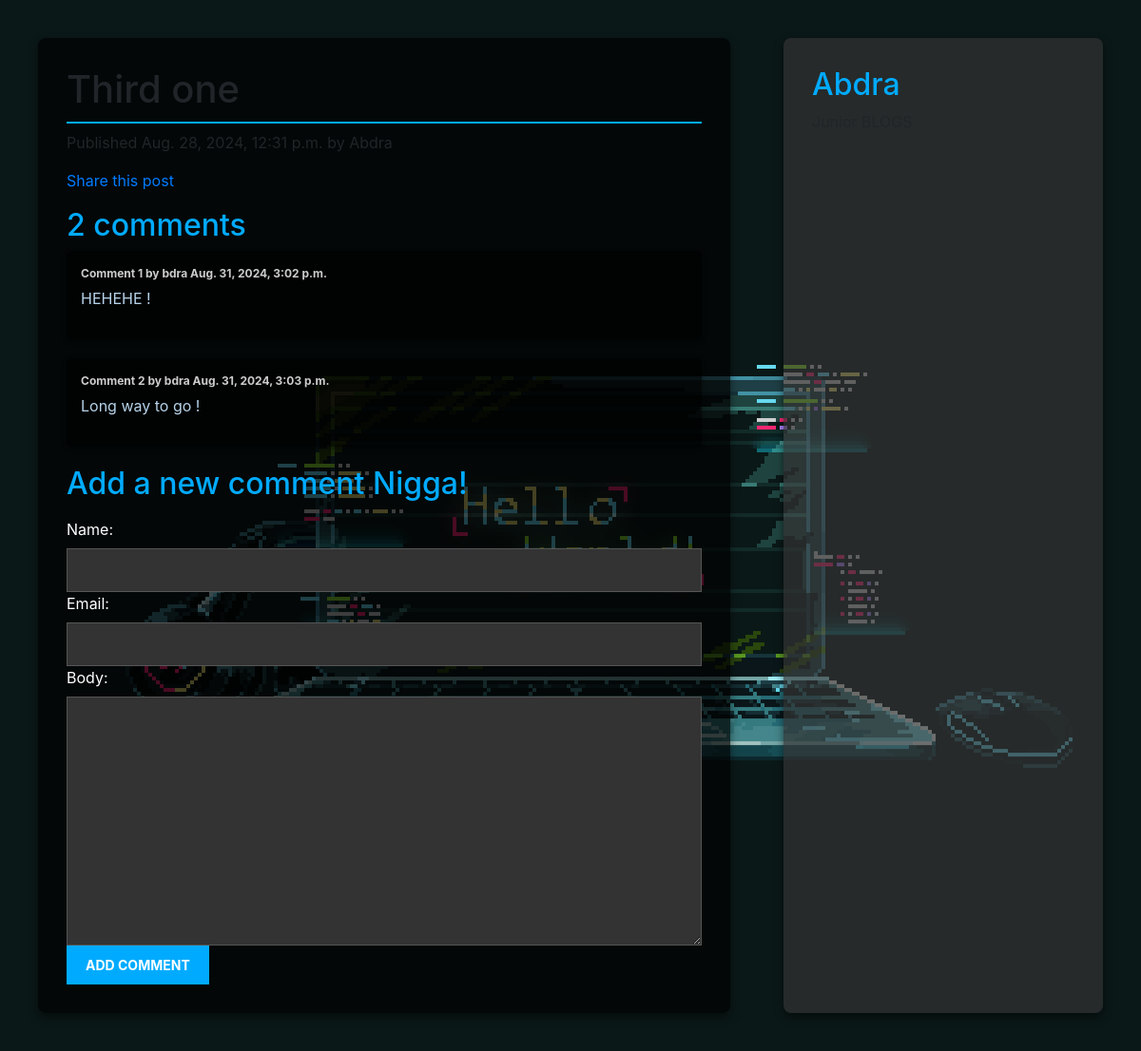
/2024/8/28/third-one/, run on the app's committed database.
### blog/models.py (models this page shows, shortened)
class Post(models.Model):
    objects = models.Manager()
    published = PublishedManager()
    class Status(models.TextChoices):
       DRAFT = "DF", "Draft"
       PUBLISHED = "PB", "Published"
    title = models.CharField(max_length=250)
    slug = models.CharField(max_length=250,
                            unique_for_date='publish')
    body = models.TextField()
    publish = models.DateTimeField(default=timezone.now)
    created = models.DateTimeField(auto_now_add=True)
    updated = models.DateTimeField(auto_now=True)
    status = models.CharField(max_length=2,
                             choices=Status.choices,
                             default=Status.DRAFT)
    author = models.ForeignKey(User,
                               on_delete=models.CASCADE,
                               related_name='blog_posts')
    class Meta:
     ordering = ['-publish']
     indexes =[
        models.Index(fields=['-publish']),
    ]

class Comment(models.Model):
   post = models.ForeignKey(Post,
                            on_delete=models.CASCADE,
                            related_name='comments')
   name = models.CharField(max_length=80)
   email = models.EmailField()
   body = models.TextField()
   created = models.DateTimeField(auto_now_add=True)
   updated = models.DateTimeField(auto_now=True)
   active = models.BooleanField(default=True)

### blog/views.py (the view)
def post_detail(request, year, month, day, post):
    post = get_object_or_404(Post,
                             status=Post.Status.PUBLISHED,
                             slug=post,
                             publish__year=year,
                             publish__month=month,
                             publish__day=day)
    comments = post.comments.filter(active=True)
    form = CommentForm()
    return render(request,
            'blog/post/detail.html',
            {'post': post,
             'comments' : comments,
             'form' : form})

### blog/forms.py
class CommentForm(forms.ModelForm):
    class Meta:
        model = Comment
        fields = ['name', 'email', 'body']

### blog/templates/blog/post/detail.html (shortened to what this page needs)
{% extends "blog/base.html" %}
{%block content %}
  <h1>
  {{ post.title }}
  </h1>
<div class="post-content">
    Published {{ post.publish }} by {{ post.author }}
</div>
<p>
  <a href="{% url "blog:post_share" post.id %}">
    Share this post
  </a>
</p>
{% with comments.count as total_comments %}
<h2>
  {{ total_comments }} comment{{ total_comments|pluralize }}
</h2>
{% endwith %}
{% for comment in comments %}
<div style="color: rgb(183, 211, 234);">
 <div class="comment">
 <p class="info">
  Comment {{ forloop.counter }} by {{ comment.name }}
    {{ comment.created }}</p>
    {{ comment.body|linebreaks }}
 </div>
 </div>
 {% empty %}
 <p>There are no comments.</p>
 {% endfor %}
 {% include "blog/post/includes/comment_form.html" %}
{% endblock %}

### blog/static/blog/css/style.css (style rules this page uses)
a { color: #00abff; text-decoration: none; }
h1 { font-weight: normal; border-bottom: 2px solid #00abff; padding: 0 0 10px 0; }
h2 { font-weight: normal; margin: 30px 0 0; color: #00abff; }
label { float: left; clear: both; color: #ffffff; margin-bottom: 4px; }
input, textarea { clear: both; float: left; margin: 0 0 10px; background: #333333; border: 1px solid #555555; color: #9d0e0e; padding: 10px; font-size: 14px; width: 100%; }
.comment { padding: 15px; background: rgba(0, 0, 0, 0.6); border-radius: 5px; margin-bottom: 20px; box-shadow: 0 2px 5px rgba(0, 0, 0, 0.4); }
.comment .info { font-weight: bold; font-size: 12px; color: #cccccc; margin-bottom: 5px; }

### data on the page
Post: title "Third one", publish "Aug. 28, 2024, 12:31 p.m.", author "Abdra"
Comment: name "bdra", created "Aug. 31, 2024, 3:02 p.m.", body "HEHEHE !"
Comment: name "bdra", created "Aug. 31, 2024, 3:03 p.m.", body "Long way to go !"

### other printed values
{{ total_comments }} "2"
